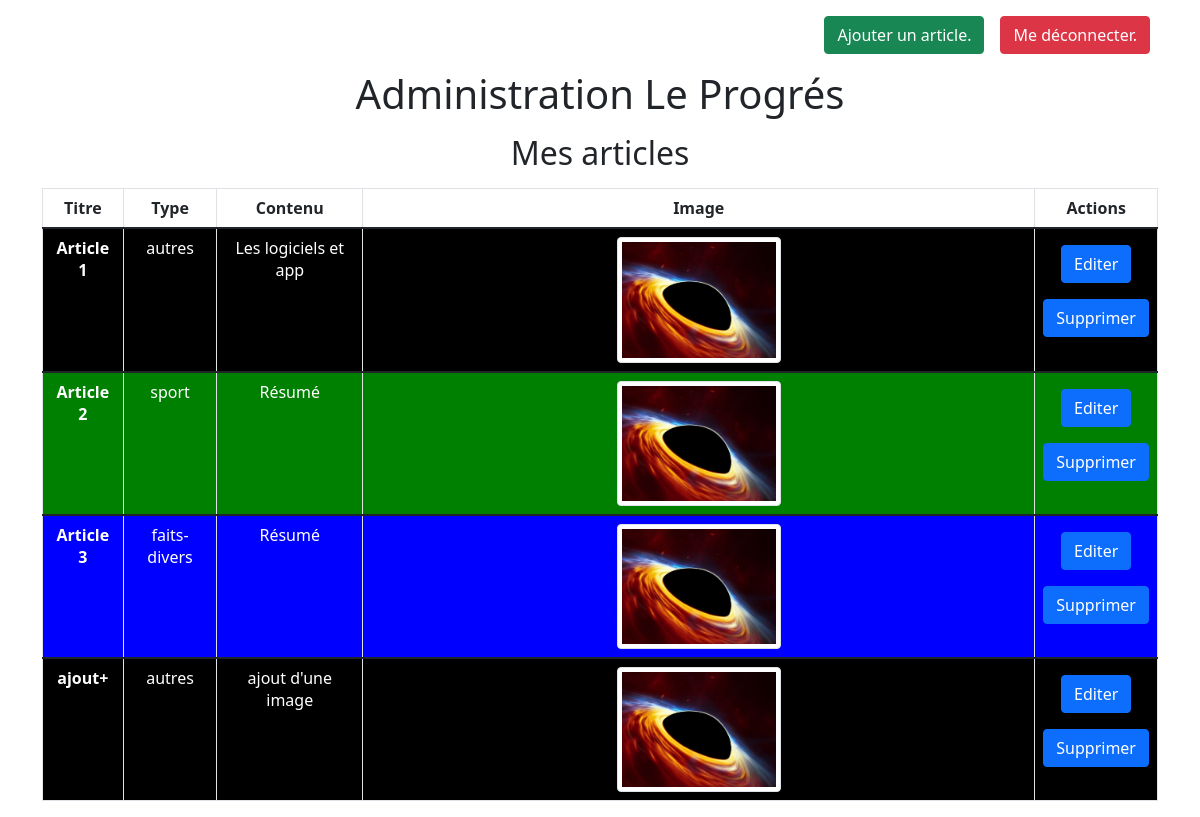
The page /admin.php (signed in) on the database its author committed.
### tables this page shows
CREATE TABLE IF NOT EXISTS `article` (
  `id` int(11) NOT NULL AUTO_INCREMENT,
  `titre` varchar(250) NOT NULL,
  `type` varchar(250) NOT NULL,
  `contenu` text NOT NULL,
  `image` varchar(250) DEFAULT NULL,
  `id_admin` int(11) NOT NULL,
  PRIMARY KEY (`id`),
  KEY `id_admin` (`id_admin`)
);

### function/article-function.php (called while the page is built, shortened)
<?php
    function getMyArticles($bdd, $id){
        $query = $bdd->prepare('SELECT * FROM article WHERE id_admin = :id');
        $query->execute(["id"=>$id]);
        $resultat = $query->fetchAll();
        return $resultat;
    }
?>

### admin.php (the view, shortened to what this page needs)
<?php
    $bdd= bddConnect();
    require 'function/article-function.php';
    $articles= getMyArticles($bdd, $_SESSION["utilisateur"]["id"]);
?>
<html>
    <head>
        <link rel="stylesheet" href="css/style.css" />
        <link href="https://cdn.jsdelivr.net/npm/bootstrap@5.1.3/dist/css/bootstrap.min.css" rel="stylesheet">
    </head>
    <body>
        <div class="container text-center">
            <div class="d-flex justify-content-end">
                <a class="btn btn-success mt-3 mx-2" href="add-article.php">Ajouter un article.</a>
                <a class="btn btn-danger mt-3 mx-2" href="logout.php">Me déconnecter.</a>
            </div>
            <h1 class="my-3">Administration Le Progrés</h1>
                <h2 class="my-3">Mes articles</h2>
                    <table class="table table-bordered text-center">
                        <thead>
                            <tr>
                            <th scope="col">Titre</th>
                            <th scope="col">Type</th>
                            <th scope="col">Contenu</th>
                            <th scope="col">Image</th>
                            <th scope="col">Actions</th>
                            </tr>
                        </thead>
                        <?php
                            foreach ($articles as $article){
                                echo('<tbody>
                                        <tr class="'.$article["type"].'">
                                            <th scope="row">'.$article["titre"].'</th>
                                            <td>'.$article["type"].'</td>
                                            <td>'.substr($article["contenu"],0 ,20).'</td>
                                            <td><img class="img-thumbnail w-25" src="uploads/'.$article["image"].'"alt="..."></td>
                                            <td>
                                                <a class="btn btn-primary my-2" href="edit-article.php?id='.$article["id"].'">Editer</a><br>
                                                <a class="btn btn-primary my-2" href="remove-article.php?id='.$article["id"].'">Supprimer</a>
                                            </td>
                                        </tr>
                                    </tbody>');
                            }
                        ?>
                    </table>
        </div>
    </body>
</html>

### css/style.css (style rules this page uses)
.autres { background-color: black; color: white; }
.sport { background-color: green; color: white; }
.faits-divers { background-color: blue; color: white; }

### rows shown on the page
article: titre "Article 1", type "autres", contenu "Les logiciels et app", image (picture)
article: titre "Article 2", type "sport", contenu "Résumé", image (picture)
article: titre "Article 3", type "faits-divers", contenu "Résumé", image (picture)
article: titre "ajout+", type "autres", contenu "ajout d'une image", image (picture)
